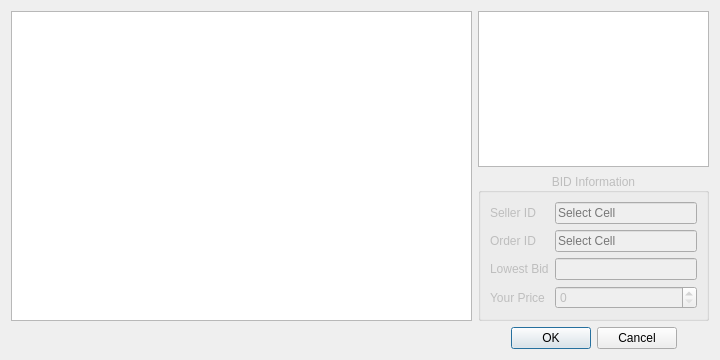
<?xml version="1.0" encoding="UTF-8"?>
<ui version="4.0">
 <class>DialogInsert4</class>
 <widget class="QDialog" name="DialogInsert4">
  <property name="geometry">
   <rect>
    <x>0</x>
    <y>0</y>
    <width>720</width>
    <height>360</height>
   </rect>
  </property>
  <property name="windowTitle">
   <string>Dialog</string>
  </property>
  <layout class="QGridLayout" name="gridLayout_2" columnstretch="2,1">
   <item row="0" column="1">
    <widget class="QTableWidget" name="tableWidgetSeller">
     <property name="editTriggers">
      <set>QAbstractItemView::NoEditTriggers</set>
     </property>
     <property name="alternatingRowColors">
      <bool>true</bool>
     </property>
     <property name="selectionBehavior">
      <enum>QAbstractItemView::SelectRows</enum>
     </property>
     <property name="gridStyle">
      <enum>Qt::DashLine</enum>
     </property>
    </widget>
   </item>
   <item row="1" column="1">
    <widget class="QGroupBox" name="groupBox">
     <property name="enabled">
      <bool>false</bool>
     </property>
     <property name="title">
      <string>BID Information</string>
     </property>
     <property name="alignment">
      <set>Qt::AlignCenter</set>
     </property>
     <layout class="QGridLayout" name="gridLayout">
      <item row="3" column="0">
       <widget class="QLabel" name="label_4">
        <property name="text">
         <string>Your Price</string>
        </property>
       </widget>
      </item>
      <item row="2" column="1">
       <widget class="QLineEdit" name="lineEditLowestBid">
        <property name="readOnly">
         <bool>true</bool>
        </property>
       </widget>
      </item>
      <item row="3" column="1">
       <widget class="QSpinBox" name="spinBoxPrice">
        <property name="maximum">
         <number>100000000</number>
        </property>
        <property name="singleStep">
         <number>10</number>
        </property>
       </widget>
      </item>
      <item row="1" column="0">
       <widget class="QLabel" name="label_2">
        <property name="text">
         <string>Order ID</string>
        </property>
       </widget>
      </item>
      <item row="2" column="0">
       <widget class="QLabel" name="label_3">
        <property name="text">
         <string>Lowest Bid</string>
        </property>
       </widget>
      </item>
      <item row="1" column="1">
       <widget class="QLineEdit" name="lineEditOrderID">
        <property name="readOnly">
         <bool>true</bool>
        </property>
        <property name="placeholderText">
         <string>Select Cell</string>
        </property>
       </widget>
      </item>
      <item row="0" column="0">
       <widget class="QLabel" name="label_5">
        <property name="text">
         <string>Seller ID</string>
        </property>
       </widget>
      </item>
      <item row="0" column="1">
       <widget class="QLineEdit" name="lineEditSellerID">
        <property name="readOnly">
         <bool>true</bool>
        </property>
        <property name="placeholderText">
         <string>Select Cell</string>
        </property>
       </widget>
      </item>
     </layout>
    </widget>
   </item>
   <item row="0" column="0" rowspan="2">
    <widget class="QTableWidget" name="tableWidgetOrder">
     <property name="editTriggers">
      <set>QAbstractItemView::NoEditTriggers</set>
     </property>
     <property name="alternatingRowColors">
      <bool>true</bool>
     </property>
     <property name="selectionBehavior">
      <enum>QAbstractItemView::SelectRows</enum>
     </property>
     <property name="gridStyle">
      <enum>Qt::DashLine</enum>
     </property>
    </widget>
   </item>
   <item row="2" column="1">
    <widget class="QDialogButtonBox" name="buttonBox">
     <property name="orientation">
      <enum>Qt::Horizontal</enum>
     </property>
     <property name="standardButtons">
      <set>QDialogButtonBox::Cancel|QDialogButtonBox::Ok</set>
     </property>
     <property name="centerButtons">
      <bool>true</bool>
     </property>
    </widget>
   </item>
  </layout>
 </widget>
 <tabstops>
  <tabstop>lineEditSellerID</tabstop>
  <tabstop>lineEditOrderID</tabstop>
  <tabstop>lineEditLowestBid</tabstop>
  <tabstop>spinBoxPrice</tabstop>
  <tabstop>tableWidgetOrder</tabstop>
  <tabstop>tableWidgetSeller</tabstop>
 </tabstops>
 <resources/>
 <connections/>
</ui>
